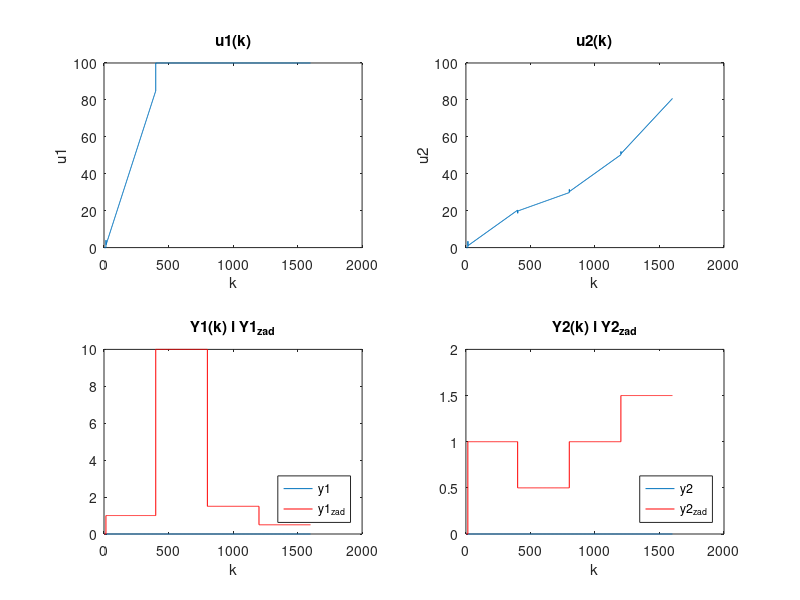

Recreate this plot in MATLAB.
clear all;

%Punkty pracy
U1pp=0;
U2pp=0;
Y1pp=0;
Y2pp=0;

%Nastawy dla 1 regulatora
K1=1.3; Ti1=3; Td1=1; Ts=0.5; %wartooa krytyczna
r12 = K1*Td1/Ts;
r11 = K1*(Ts/(2*Ti1)-2*Td1/Ts - 1);
r10 = K1*(1+Ts/(2*Ti1) + Td1/Ts);
 
%Nastawy dla 2 regulatora
K2=1; Ti2=10; Td2=1.2; Ts=0.5; %wartooa krytyczna
r22 = K2*Td2/Ts;
r21 = K2*(Ts/(2*Ti2)-2*Td2/Ts - 1);
r20 = K2*(1+Ts/(2*Ti2) + Td2/Ts);
 
n=1600; %Okres symulacji
U1(1:n)=U1pp;
U2(1:n)=U2pp;
Y1(1:n)=Y1pp;
Y2(1:n)=Y2pp;
Y1_zad(1:14)=Y1pp;
Y1_zad(15:n)=1;
Y1_zad(401:800)=10;
Y1_zad(801:1200)=1.5;
Y1_zad(1201:1600)=0.5;
 
 
Y2_zad(1:14)=Y2pp;
Y2_zad(15:n)=1;
Y2_zad(401:800)=0.5;
Y2_zad(801:1200)=1;
Y2_zad(1201:1600)=1.5;

u1=U1-U1pp;
u2=U1-U2pp;
y1_zad=Y1_zad-Y1pp;
y2_zad=Y2_zad-Y2pp;
y1(1:n)=0;
y2(1:n)=0;
e1(1:n)=0;
e2(1:n)=0;

for k=9:n    
    %Y1(k)=symulacja_obiektu10y1(U1(k-7),U1(k-8),U2(k-3),U2(k-4),Y1(k-1),Y1(k-2));
    %Y2(k)=symulacja_obiektu10y2(U1(k-6),U1(k-7),U2(k-5),U2(k-6),Y2(k-1),Y2(k-2));

    
    
    y1(k)=Y1(k)-Y1pp;
    y2(k)=Y2(k)-Y2pp;
    e1(k)=y1_zad(k)-y1(k); %Uchyb
    e2(k)=y2_zad(k)-y2(k); %Uchyb
    
    du1=r12*e1(k-2)+r11*e1(k-1)+r10*e1(k); %1 regulator PID
    du2=r22*e2(k-2)+r21*e2(k-1)+r20*e2(k); %2 regulator PID
    
    u1(k)=u1(k-1)+du1;
    u2(k)=u2(k-1)+du2;
    
    U1(k)=u1(k)+U1pp;
    U2(k)=u2(k)+U2pp;
    
    if U1(k)>100
        U1(k)=100;
    end
    if U2(k)>100
        U2(k)=100;
    end
end
 
E1=(norm(e1))^2; %WskaYnik jakooci regulacji
E2=(norm(e2))^2; %WskaYnik jakooci regulacji

figure;
subplot(2,2,1);
stairs(U1);
title('u1(k)');
xlabel('k');
ylabel('u1');
subplot(2,2,3);
stairs(Y1);
title('Y1(k) i Y1_z_a_d');
hold on;
stairs(Y1_zad, 'r');
xlabel('k');
legend('y1','y1_z_a_d','Location','southeast');
subplot(2,2,2);
stairs(U2);
title('u2(k)');
xlabel('k');
ylabel('u2');
subplot(2,2,4);
stairs(Y2);
title('Y2(k) i Y2_z_a_d');
hold on;
stairs(Y2_zad,'r');
xlabel('k');
legend('y2','y2_z_a_d','Location','southeast');
